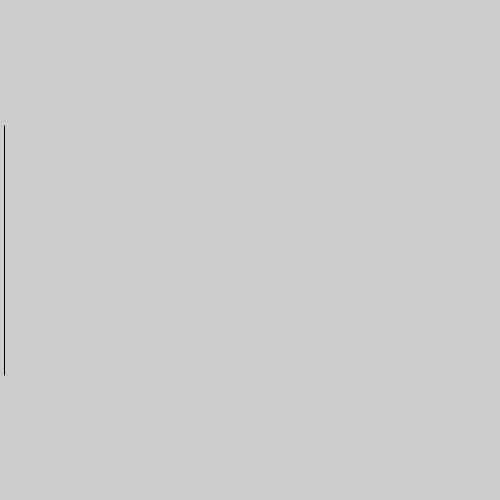
Frame 1 (no input)
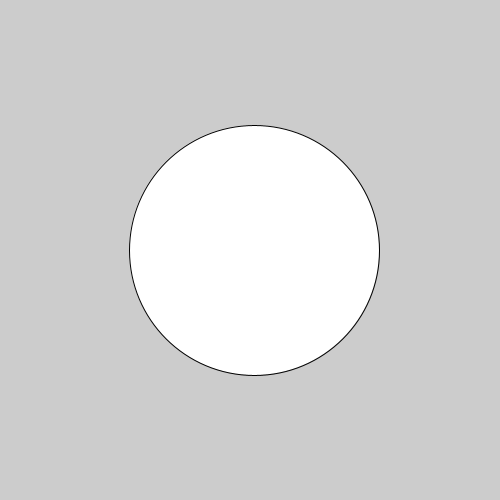
Frame 2 (the mouse pressed at the canvas centre, redrawn once)

The Processing sketch that drew these frames (run headless with seeded random() and noise(); the mouse was pressed at the canvas centre and the sketch redrawn once):

// Processing sketch: sketch_26_3
// ── sketch_26_3.pde
/*
// Shades of Gray Clicker 

float gray = 0;

void setup() {
   size(100, 100);
}

void draw() {
   background(gray);
}

void keyPressed() {
gray += 20;
}

*/


void setup() { 
  
  size(500, 500); 
  noLoop();
}


void draw() {
background(204);
ellipse(mouseX+4, 250, mouseX, 250);
}


void mousePressed() {
redraw();
}
